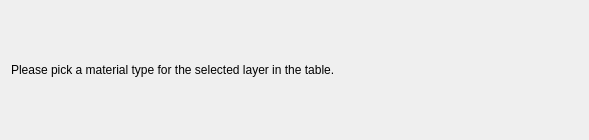
<?xml version="1.0" encoding="UTF-8"?>
<ui version="4.0">
 <class>DefaultMatTabUi</class>
 <widget class="QDialog" name="DefaultMatTabUi">
  <property name="geometry">
   <rect>
    <x>0</x>
    <y>0</y>
    <width>589</width>
    <height>140</height>
   </rect>
  </property>
  <property name="sizePolicy">
   <sizepolicy hsizetype="Expanding" vsizetype="Preferred">
    <horstretch>0</horstretch>
    <verstretch>0</verstretch>
   </sizepolicy>
  </property>
  <property name="windowTitle">
   <string>Dialog</string>
  </property>
  <layout class="QHBoxLayout" name="horizontalLayout">
   <item>
    <widget class="QLabel" name="label">
     <property name="text">
      <string>Please pick a material type for the selected layer in the table.</string>
     </property>
    </widget>
   </item>
  </layout>
 </widget>
 <resources/>
 <connections/>
</ui>
